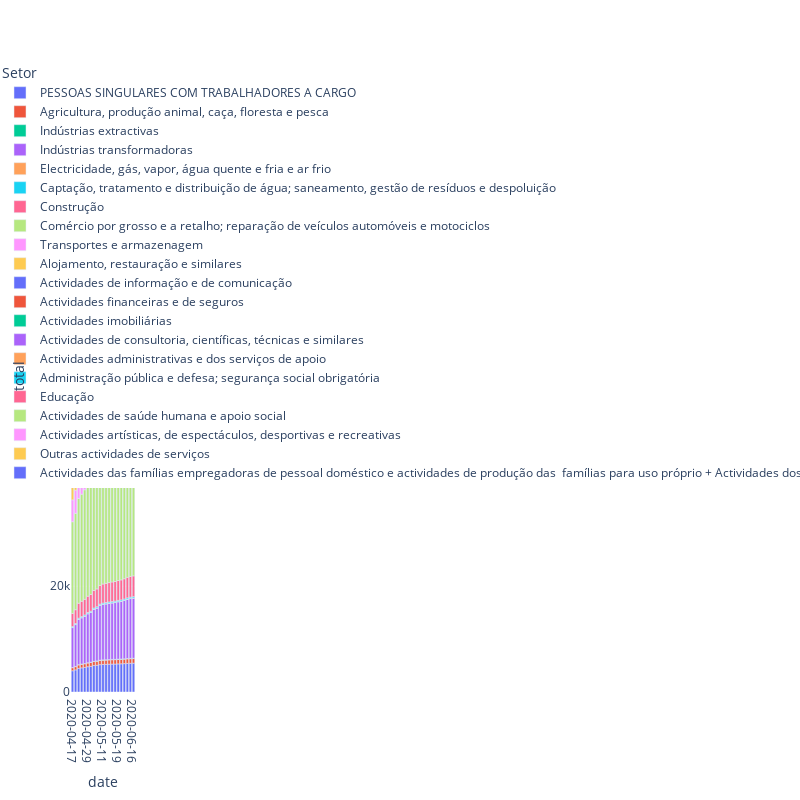

The code cell stored with this chart in its notebook:
### Code cell
df = df_unpivoted
fig = px.bar(df, x="date", y="total", color='Setor',
             height=800,
             width=800,
             title='')
#fig.update_layout = dict(
            #title="",
            #xaxis = dict(
            #type="category", categoryorder="category ascending"),showlegend=True)

fig.update_layout(xaxis=dict(type="category", categoryorder="category ascending"))
#fig.update_yaxes(range=[50,160], secondary_y=False)
#fig.update_yaxes(range=[-10,200], secondary_y=True)


fig.show()

### Figure 1 — Plotly figure (JSON) as saved in the notebook; plotly's stock layout.template omitted (floating-point values rounded to 4 significant figures)
{"data": [{"alignmentgroup": "True", "hovertemplate": "Setor=PESSOAS SINGULARES COM TRABALHADORES A CARGO <br>date=%{x}<br>total=%{y}<extra></extra>", "legendgroup": "PESSOAS SINGULARES COM TRABALHADORES A CARGO ", "marker": {"color": "#636efa"}, "name": "PESSOAS SINGULARES COM TRABALHADORES A CARGO ", "offsetgroup": "PESSOAS SINGULARES COM TRABALHADORES A CARGO ", "orientation": "v", "showlegend": true, "textposition": "auto", "type": "bar", "x": ["2020-04-17", "2020-04-20", "2020-04-23", "2020-04-24", "2020-04-27", "2020-04-29", "2020-04-30", "2020-05-04", "2020-05-05", "2020-05-08", "2020-05-11", "2020-05-12", "2020-05-13", "2020-05-14", "2020-05-15", "2020-05-19", "2020-05-21", "2020-05-27", "2020-06-03", "2020-06-09", "2020-06-16"], "xaxis": "x", "y": [4017, 4182, 4467, 4568, 4652, 4777, 4852, 5003, 5058, 5169, 5212, 5230, 5256, 5279, 5289, 5316, 5335, 5368, 5409, 5435, 5455], "yaxis": "y"}, {"alignmentgroup": "True", "hovertemplate": "Setor=Agricultura, produção animal, caça, floresta e pesca<br>date=%{x}<br>total=%{y}<extra></extra>", "legendgroup": "Agricultura, produção animal, caça, floresta e pesca", "marker": {"color": "#EF553B"}, "name": "Agricultura, produção animal, caça, floresta e pesca", "offsetgroup": "Agricultura, produção animal, caça, floresta e pesca", "orientation": "v", "showlegend": true, "textposition": "auto", "type": "bar", "x": ["2020-04-17", "2020-04-20", "2020-04-23", "2020-04-24", "2020-04-27", "2020-04-29", "2020-04-30", "2020-05-04", "2020-05-05", "2020-05-08", "2020-05-11", "2020-05-12", "2020-05-13", "2020-05-14", "2020-05-15", "2020-05-19", "2020-05-21", "2020-05-27", "2020-06-03", "2020-06-09", "2020-06-16"], "xaxis": "x", "y": [581, 614, 660, 675, 687, 712, 728, 755, 764, 798, 808, 812, 818, 824, 827, 833, 839, 848, 860, 864, 865], "yaxis": "y"}, {"alignmentgroup": "True", "hovertemplate": "Setor=Indústrias extractivas<br>date=%{x}<br>total=%{y}<extra></extra>", "legendgroup": "Indústrias extractivas", "marker": {"color": "#00cc96"}, "name": "Indústrias extractivas", "offsetgroup": "Indústrias extractivas", "orientation": "v", "showlegend": true, "textposition": "auto", "type": "bar", "x": ["2020-04-17", "2020-04-20", "2020-04-23", "2020-04-24", "2020-04-27", "2020-04-29", "2020-04-30", "2020-05-04", "2020-05-05", "2020-05-08", "2020-05-11", "2020-05-12", "2020-05-13", "2020-05-14", "2020-05-15", "2020-05-19", "2020-05-21", "2020-05-27", "2020-06-03", "2020-06-09", "2020-06-16"], "xaxis": "x", "y": [42, 45, 47, 47, 47, 51, 51, 53, 54, 55, 56, 57, 59, 59, 59, 63, 63, 63, 63, 64, 64], "yaxis": "y"}, {"alignmentgroup": "True", "hovertemplate": "Setor=Indústrias transformadoras<br>date=%{x}<br>total=%{y}<extra></extra>", "legendgroup": "Indústrias transformadoras", "marker": {"color": "#ab63fa"}, "name": "Indústrias transformadoras", "offsetgroup": "Indústrias transformadoras", "orientation": "v", "showlegend": true, "textposition": "auto", "type": "bar", "x": ["2020-04-17", "2020-04-20", "2020-04-23", "2020-04-24", "2020-04-27", "2020-04-29", "2020-04-30", "2020-05-04", "2020-05-05", "2020-05-08", "2020-05-11", "2020-05-12", "2020-05-13", "2020-05-14", "2020-05-15", "2020-05-19", "2020-05-21", "2020-05-27", "2020-06-03", "2020-06-09", "2020-06-16"], "xaxis": "x", "y": [7542, 7911, 8566, 8744, 8956, 9254, 9405, 9819, 9989, 10341, 10483, 10560, 10629, 10683, 10746, 10852, 10918, 11033, 11199, 11306, 11367], "yaxis": "y"}, {"alignmentgroup": "True", "hovertemplate": "Setor=Electricidade, gás, vapor, água quente e fria e ar frio<br>date=%{x}<br>total=%{y}<extra></extra>", "legendgroup": "Electricidade, gás, vapor, água quente e fria e ar frio", "marker": {"color": "#FFA15A"}, "name": "Electricidade, gás, vapor, água quente e fria e ar frio", "offsetgroup": "Electricidade, gás, vapor, água quente e fria e ar frio", "orientation": "v", "showlegend": true, "textposition": "auto", "type": "bar", "x": ["2020-04-17", "2020-04-20", "2020-04-23", "2020-04-24", "2020-04-27", "2020-04-29", "2020-04-30", "2020-05-04", "2020-05-05", "2020-05-08", "2020-05-11", "2020-05-12", "2020-05-13", "2020-05-14", "2020-05-15", "2020-05-19", "2020-05-21", "2020-05-27", "2020-06-03", "2020-06-09", "2020-06-16"], "xaxis": "x", "y": [26, 26, 29, 31, 32, 32, 32, 32, 34, 34, 34, 35, 35, 35, 35, 35, 35, 35, 35, 35, 35], "yaxis": "y"}, {"alignmentgroup": "True", "hovertemplate": "Setor=Captação, tratamento e distribuição de água; saneamento, gestão de resíduos e despoluição<br>date=%{x}<br>total=%{y}<extra></extra>", "legendgroup": "Captação, tratamento e distribuição de água; saneamento, gestão de resíduos e despoluição", "marker": {"color": "#19d3f3"}, "name": "Captação, tratamento e distribuição de água; saneamento, gestão de resíduos e despoluição", "offsetgroup": "Captação, tratamento e distribuição de água; saneamento, gestão de resíduos e despoluição", "orientation": "v", "showlegend": true, "textposition": "auto", "type": "bar", "x": ["2020-04-17", "2020-04-20", "2020-04-23", "2020-04-24", "2020-04-27", "2020-04-29", "2020-04-30", "2020-05-04", "2020-05-05", "2020-05-08", "2020-05-11", "2020-05-12", "2020-05-13", "2020-05-14", "2020-05-15", "2020-05-19", "2020-05-21", "2020-05-27", "2020-06-03", "2020-06-09", "2020-06-16"], "xaxis": "x", "y": [165, 174, 195, 197, 203, 210, 212, 218, 222, 226, 228, 230, 231, 233, 233, 236, 237, 241, 244, 246, 246], "yaxis": "y"}, {"alignmentgroup": "True", "hovertemplate": "Setor=Construção<br>date=%{x}<br>total=%{y}<extra></extra>", "legendgroup": "Construção", "marker": {"color": "#FF6692"}, "name": "Construção", "offsetgroup": "Construção", "orientation": "v", "showlegend": true, "textposition": "auto", "type": "bar", "x": ["2020-04-17", "2020-04-20", "2020-04-23", "2020-04-24", "2020-04-27", "2020-04-29", "2020-04-30", "2020-05-04", "2020-05-05", "2020-05-08", "2020-05-11", "2020-05-12", "2020-05-13", "2020-05-14", "2020-05-15", "2020-05-19", "2020-05-21", "2020-05-27", "2020-06-03", "2020-06-09", "2020-06-16"], "xaxis": "x", "y": [2499, 2613, 2827, 2898, 2957, 3081, 3169, 3315, 3376, 3536, 3601, 3635, 3666, 3696, 3713, 3750, 3780, 3832, 3886, 3921, 3931], "yaxis": "y"}, {"alignmentgroup": "True", "hovertemplate": "Setor=Comércio por grosso e a retalho; reparação de veículos automóveis e motociclos<br>date=%{x}<br>total=%{y}<extra></extra>", "legendgroup": "Comércio por grosso e a retalho; reparação de veículos automóveis e motociclos", "marker": {"color": "#B6E880"}, "name": "Comércio por grosso e a retalho; reparação de veículos automóveis e motociclos", "offsetgroup": "Comércio por grosso e a retalho; reparação de veículos automóveis e motociclos", "orientation": "v", "showlegend": true, "textposition": "auto", "type": "bar", "x": ["2020-04-17", "2020-04-20", "2020-04-23", "2020-04-24", "2020-04-27", "2020-04-29", "2020-04-30", "2020-05-04", "2020-05-05", "2020-05-08", "2020-05-11", "2020-05-12", "2020-05-13", "2020-05-14", "2020-05-15", "2020-05-19", "2020-05-21", "2020-05-27", "2020-06-03", "2020-06-09", "2020-06-16"], "xaxis": "x", "y": [17330, 18227, 19816, 20248, 20711, 21423, 21767, 22605, 22918, 23596, 23863, 23996, 24124, 24233, 24332, 24533, 24658, 24881, 25108, 25223, 25293], "yaxis": "y"}, {"alignmentgroup": "True", "hovertemplate": "Setor=Transportes e armazenagem<br>date=%{x}<br>total=%{y}<extra></extra>", "legendgroup": "Transportes e armazenagem", "marker": {"color": "#FF97FF"}, "name": "Transportes e armazenagem", "offsetgroup": "Transportes e armazenagem", "orientation": "v", "showlegend": true, "textposition": "auto", "type": "bar", "x": ["2020-04-17", "2020-04-20", "2020-04-23", "2020-04-24", "2020-04-27", "2020-04-29", "2020-04-30", "2020-05-04", "2020-05-05", "2020-05-08", "2020-05-11", "2020-05-12", "2020-05-13", "2020-05-14", "2020-05-15", "2020-05-19", "2020-05-21", "2020-05-27", "2020-06-03", "2020-06-09", "2020-06-16"], "xaxis": "x", "y": [4137, 4357, 4734, 4859, 5001, 5203, 5322, 5612, 5680, 5903, 5986, 6041, 6084, 6121, 6153, 6231, 6288, 6362, 6458, 6519, 6560], "yaxis": "y"}, {"alignmentgroup": "True", "hovertemplate": "Setor=Alojamento, restauração e similares<br>date=%{x}<br>total=%{y}<extra></extra>", "legendgroup": "Alojamento, restauração e similares", "marker": {"color": "#FECB52"}, "name": "Alojamento, restauração e similares", "offsetgroup": "Alojamento, restauração e similares", "orientation": "v", "showlegend": true, "textposition": "auto", "type": "bar", "x": ["2020-04-17", "2020-04-20", "2020-04-23", "2020-04-24", "2020-04-27", "2020-04-29", "2020-04-30", "2020-05-04", "2020-05-05", "2020-05-08", "2020-05-11", "2020-05-12", "2020-05-13", "2020-05-14", "2020-05-15", "2020-05-19", "2020-05-21", "2020-05-27", "2020-06-03", "2020-06-09", "2020-06-16"], "xaxis": "x", "y": [20554, 21156, 22301, 22664, 22965, 23399, 23624, 24091, 24221, 24544, 24704, 24772, 24848, 24917, 24962, 25055, 25124, 25244, 25371, 25455, 25494], "yaxis": "y"}, {"alignmentgroup": "True", "hovertemplate": "Setor=Actividades de informação e de comunicação <br>date=%{x}<br>total=%{y}<extra></extra>", "legendgroup": "Actividades de informação e de comunicação ", "marker": {"color": "#636efa"}, "name": "Actividades de informação e de comunicação ", "offsetgroup": "Actividades de informação e de comunicação ", "orientation": "v", "showlegend": true, "textposition": "auto", "type": "bar", "x": ["2020-04-17", "2020-04-20", "2020-04-23", "2020-04-24", "2020-04-27", "2020-04-29", "2020-04-30", "2020-05-04", "2020-05-05", "2020-05-08", "2020-05-11", "2020-05-12", "2020-05-13", "2020-05-14", "2020-05-15", "2020-05-19", "2020-05-21", "2020-05-27", "2020-06-03", "2020-06-09", "2020-06-16"], "xaxis": "x", "y": [922, 959, 1054, 1075, 1095, 1133, 1162, 1225, 1247, 1287, 1301, 1311, 1321, 1331, 1342, 1354, 1364, 1379, 1403, 1421, 1428], "yaxis": "y"}, {"alignmentgroup": "True", "hovertemplate": "Setor=Actividades financeiras e de seguros<br>date=%{x}<br>total=%{y}<extra></extra>", "legendgroup": "Actividades financeiras e de seguros", "marker": {"color": "#EF553B"}, "name": "Actividades financeiras e de seguros", "offsetgroup": "Actividades financeiras e de seguros", "orientation": "v", "showlegend": true, "textposition": "auto", "type": "bar", "x": ["2020-04-17", "2020-04-20", "2020-04-23", "2020-04-24", "2020-04-27", "2020-04-29", "2020-04-30", "2020-05-04", "2020-05-05", "2020-05-08", "2020-05-11", "2020-05-12", "2020-05-13", "2020-05-14", "2020-05-15", "2020-05-19", "2020-05-21", "2020-05-27", "2020-06-03", "2020-06-09", "2020-06-16"], "xaxis": "x", "y": [219, 226, 245, 251, 253, 262, 271, 295, 307, 332, 341, 344, 346, 349, 350, 355, 357, 363, 369, 380, 381], "yaxis": "y"}, {"alignmentgroup": "True", "hovertemplate": "Setor=Actividades imobiliárias<br>date=%{x}<br>total=%{y}<extra></extra>", "legendgroup": "Actividades imobiliárias", "marker": {"color": "#00cc96"}, "name": "Actividades imobiliárias", "offsetgroup": "Actividades imobiliárias", "orientation": "v", "showlegend": true, "textposition": "auto", "type": "bar", "x": ["2020-04-17", "2020-04-20", "2020-04-23", "2020-04-24", "2020-04-27", "2020-04-29", "2020-04-30", "2020-05-04", "2020-05-05", "2020-05-08", "2020-05-11", "2020-05-12", "2020-05-13", "2020-05-14", "2020-05-15", "2020-05-19", "2020-05-21", "2020-05-27", "2020-06-03", "2020-06-09", "2020-06-16"], "xaxis": "x", "y": [1746, 1825, 1967, 1999, 2041, 2112, 2142, 2235, 2263, 2331, 2360, 2370, 2387, 2400, 2409, 2422, 2434, 2467, 2487, 2511, 2517], "yaxis": "y"}, {"alignmentgroup": "True", "hovertemplate": "Setor=Actividades de consultoria, científicas, técnicas e similares<br>date=%{x}<br>total=%{y}<extra></extra>", "legendgroup": "Actividades de consultoria, científicas, técnicas e similares", "marker": {"color": "#ab63fa"}, "name": "Actividades de consultoria, científicas, técnicas e similares", "offsetgroup": "Actividades de consultoria, científicas, técnicas e similares", "orientation": "v", "showlegend": true, "textposition": "auto", "type": "bar", "x": ["2020-04-17", "2020-04-20", "2020-04-23", "2020-04-24", "2020-04-27", "2020-04-29", "2020-04-30", "2020-05-04", "2020-05-05", "2020-05-08", "2020-05-11", "2020-05-12", "2020-05-13", "2020-05-14", "2020-05-15", "2020-05-19", "2020-05-21", "2020-05-27", "2020-06-03", "2020-06-09", "2020-06-16"], "xaxis": "x", "y": [3434, 3588, 3887, 3956, 4044, 4180, 4256, 4498, 4600, 4808, 4878, 4916, 4966, 5001, 5037, 5087, 5119, 5173, 5249, 5296, 5324], "yaxis": "y"}, {"alignmentgroup": "True", "hovertemplate": "Setor=Actividades administrativas e dos serviços de apoio<br>date=%{x}<br>total=%{y}<extra></extra>", "legendgroup": "Actividades administrativas e dos serviços de apoio", "marker": {"color": "#FFA15A"}, "name": "Actividades administrativas e dos serviços de apoio", "offsetgroup": "Actividades administrativas e dos serviços de apoio", "orientation": "v", "showlegend": true, "textposition": "auto", "type": "bar", "x": ["2020-04-17", "2020-04-20", "2020-04-23", "2020-04-24", "2020-04-27", "2020-04-29", "2020-04-30", "2020-05-04", "2020-05-05", "2020-05-08", "2020-05-11", "2020-05-12", "2020-05-13", "2020-05-14", "2020-05-15", "2020-05-19", "2020-05-21", "2020-05-27", "2020-06-03", "2020-06-09", "2020-06-16"], "xaxis": "x", "y": [2658, 2771, 2961, 3005, 3043, 3127, 3175, 3290, 3332, 3419, 3468, 3487, 3509, 3524, 3542, 3572, 3595, 3627, 3664, 3689, 3703], "yaxis": "y"}, {"alignmentgroup": "True", "hovertemplate": "Setor=Administração pública e defesa; segurança social obrigatória<br>date=%{x}<br>total=%{y}<extra></extra>", "legendgroup": "Administração pública e defesa; segurança social obrigatória", "marker": {"color": "#19d3f3"}, "name": "Administração pública e defesa; segurança social obrigatória", "offsetgroup": "Administração pública e defesa; segurança social obrigatória", "orientation": "v", "showlegend": true, "textposition": "auto", "type": "bar", "x": ["2020-04-17", "2020-04-20", "2020-04-23", "2020-04-24", "2020-04-27", "2020-04-29", "2020-04-30", "2020-05-04", "2020-05-05", "2020-05-08", "2020-05-11", "2020-05-12", "2020-05-13", "2020-05-14", "2020-05-15", "2020-05-19", "2020-05-21", "2020-05-27", "2020-06-03", "2020-06-09", "2020-06-16"], "xaxis": "x", "y": [24, 25, 30, 32, 32, 33, 35, 36, 38, 39, 41, 42, 43, 45, 45, 46, 46, 46, 47, 47, 47], "yaxis": "y"}, {"alignmentgroup": "True", "hovertemplate": "Setor=Educação<br>date=%{x}<br>total=%{y}<extra></extra>", "legendgroup": "Educação", "marker": {"color": "#FF6692"}, "name": "Educação", "offsetgroup": "Educação", "orientation": "v", "showlegend": true, "textposition": "auto", "type": "bar", "x": ["2020-04-17", "2020-04-20", "2020-04-23", "2020-04-24", "2020-04-27", "2020-04-29", "2020-04-30", "2020-05-04", "2020-05-05", "2020-05-08", "2020-05-11", "2020-05-12", "2020-05-13", "2020-05-14", "2020-05-15", "2020-05-19", "2020-05-21", "2020-05-27", "2020-06-03", "2020-06-09", "2020-06-16"], "xaxis": "x", "y": [2175, 2237, 2347, 2381, 2422, 2477, 2497, 2564, 2588, 2632, 2652, 2667, 2672, 2680, 2684, 2689, 2701, 2715, 2725, 2732, 2740], "yaxis": "y"}, {"alignmentgroup": "True", "hovertemplate": "Setor=Actividades de saúde humana e apoio social<br>date=%{x}<br>total=%{y}<extra></extra>", "legendgroup": "Actividades de saúde humana e apoio social", "marker": {"color": "#B6E880"}, "name": "Actividades de saúde humana e apoio social", "offsetgroup": "Actividades de saúde humana e apoio social", "orientation": "v", "showlegend": true, "textposition": "auto", "type": "bar", "x": ["2020-04-17", "2020-04-20", "2020-04-23", "2020-04-24", "2020-04-27", "2020-04-29", "2020-04-30", "2020-05-04", "2020-05-05", "2020-05-08", "2020-05-11", "2020-05-12", "2020-05-13", "2020-05-14", "2020-05-15", "2020-05-19", "2020-05-21", "2020-05-27", "2020-06-03", "2020-06-09", "2020-06-16"], "xaxis": "x", "y": [6328, 6534, 6870, 6962, 7063, 7180, 7258, 7428, 7490, 7602, 7647, 7674, 7703, 7727, 7741, 7767, 7789, 7831, 7867, 7922, 7935], "yaxis": "y"}, {"alignmentgroup": "True", "hovertemplate": "Setor=Actividades artísticas, de espectáculos, desportivas e recreativas<br>date=%{x}<br>total=%{y}<extra></extra>", "legendgroup": "Actividades artísticas, de espectáculos, desportivas e recreativas", "marker": {"color": "#FF97FF"}, "name": "Actividades artísticas, de espectáculos, desportivas e recreativas", "offsetgroup": "Actividades artísticas, de espectáculos, desportivas e recreativas", "orientation": "v", "showlegend": true, "textposition": "auto", "type": "bar", "x": ["2020-04-17", "2020-04-20", "2020-04-23", "2020-04-24", "2020-04-27", "2020-04-29", "2020-04-30", "2020-05-04", "2020-05-05", "2020-05-08", "2020-05-11", "2020-05-12", "2020-05-13", "2020-05-14", "2020-05-15", "2020-05-19", "2020-05-21", "2020-05-27", "2020-06-03", "2020-06-09", "2020-06-16"], "xaxis": "x", "y": [3562, 3685, 3877, 3938, 3994, 4074, 4131, 4229, 4250, 4327, 4356, 4374, 4396, 4415, 4424, 4439, 4455, 4489, 4527, 4543, 4557], "yaxis": "y"}, {"alignmentgroup": "True", "hovertemplate": "Setor=Outras actividades de serviços<br>date=%{x}<br>total=%{y}<extra></extra>", "legendgroup": "Outras actividades de serviços", "marker": {"color": "#FECB52"}, "name": "Outras actividades de serviços", "offsetgroup": "Outras actividades de serviços", "orientation": "v", "showlegend": true, "textposition": "auto", "type": "bar", "x": ["2020-04-17", "2020-04-20", "2020-04-23", "2020-04-24", "2020-04-27", "2020-04-29", "2020-04-30", "2020-05-04", "2020-05-05", "2020-05-08", "2020-05-11", "2020-05-12", "2020-05-13", "2020-05-14", "2020-05-15", "2020-05-19", "2020-05-21", "2020-05-27", "2020-06-03", "2020-06-09", "2020-06-16"], "xaxis": "x", "y": [4266, 4433, 4714, 4776, 4857, 4975, 5047, 5182, 5233, 5331, 5382, 5397, 5419, 5439, 5449, 5475, 5500, 5535, 5574, 5601, 5613], "yaxis": "y"}, {"alignmentgroup": "True", "hovertemplate": "Setor=Actividades das famílias empregadoras de pessoal doméstico e actividades de produção das  famílias para uso próprio + Actividades dos organismos internacionais e outras instituições extra-territoriais<br>date=%{x}<br>total=%{y}<extra></extra>", "legendgroup": "Actividades das famílias empregadoras de pessoal doméstico e actividades de produção das  famílias para uso próprio + Actividades dos organismos internacionais e outras instituições extra-territoriais", "marker": {"color": "#636efa"}, "name": "Actividades das famílias empregadoras de pessoal doméstico e actividades de produção das  famílias para uso próprio + Actividades dos organismos internacionais e outras instituições extra-territoriais", "offsetgroup": "Actividades das famílias empregadoras de pessoal doméstico e actividades de produção das  famílias para uso próprio + Actividades dos organismos internacionais e outras instituições extra-territoriais", "orientation": "v", "showlegend": true, "textposition": "auto", "type": "bar", "x": ["2020-04-17", "2020-04-20", "2020-04-23", "2020-04-24", "2020-04-27", "2020-04-29", "2020-04-30", "2020-05-04", "2020-05-05", "2020-05-08", "2020-05-11", "2020-05-12", "2020-05-13", "2020-05-14", "2020-05-15", "2020-05-19", "2020-05-21", "2020-05-27", "2020-06-03", "2020-06-09", "2020-06-16"], "xaxis": "x", "y": [3, 3, 3, 3, 3, 4, 4, 4, 4, 4, 4, 4, 4, 4, 4, 4, 4, 4, 4, 4, 4], "yaxis": "y"}], "layout": {"barmode": "relative", "height": 800, "legend": {"title": {"text": "Setor"}, "tracegroupgap": 0}, "margin": {"t": 60}, "width": 800, "xaxis": {"anchor": "y", "categoryorder": "category ascending", "domain": [0, 1], "title": {"text": "date"}, "type": "category"}, "yaxis": {"anchor": "x", "domain": [0, 1], "title": {"text": "total"}}}}
